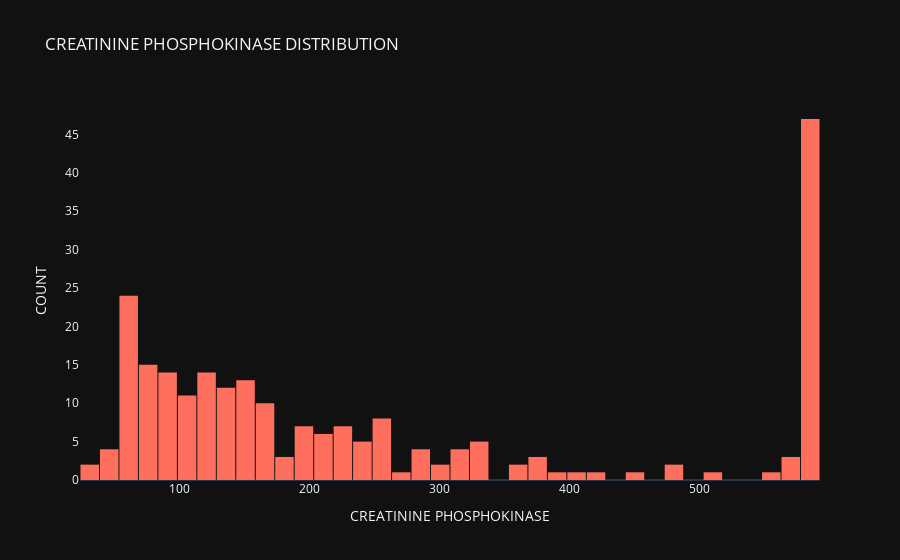

This figure's notebook cell:
### Code cell
# Distribution of creatinine_phosphokinase

import plotly.graph_objects as go

fig = go.Figure()
fig.add_trace(go.Histogram(
    x = dataset['creatinine_phosphokinase'],
    xbins=dict( # bins used for histogram
        start=23,
        end=582,
        size=15
    ),
    marker_color='#FE6F5E',
    opacity=1
))

fig.update_layout(
    title_text='CREATININE PHOSPHOKINASE DISTRIBUTION',
    xaxis_title_text='CREATININE PHOSPHOKINASE',
    yaxis_title_text='COUNT', 
    bargap=0.05, # gap between bars of adjacent location coordinates
    xaxis =  {'showgrid': False },
    yaxis = {'showgrid': False },
    template = 'plotly_dark'
)

fig.show()

### Figure 1 — Plotly figure (JSON) as saved in the notebook; plotly's stock layout.template omitted (floating-point values rounded to 4 significant figures; data arrays with more than 128 entries replaced by an {"elided": "..."} marker saying what was removed)
{"data": [{"marker": {"color": "#FE6F5E"}, "opacity": 1, "type": "histogram", "x": {"elided": "297 int values"}, "xbins": {"end": 582, "size": 15, "start": 23}}], "layout": {"bargap": 0.05, "title": {"text": "CREATININE PHOSPHOKINASE DISTRIBUTION"}, "xaxis": {"showgrid": false, "title": {"text": "CREATININE PHOSPHOKINASE"}}, "yaxis": {"showgrid": false, "title": {"text": "COUNT"}}}}
